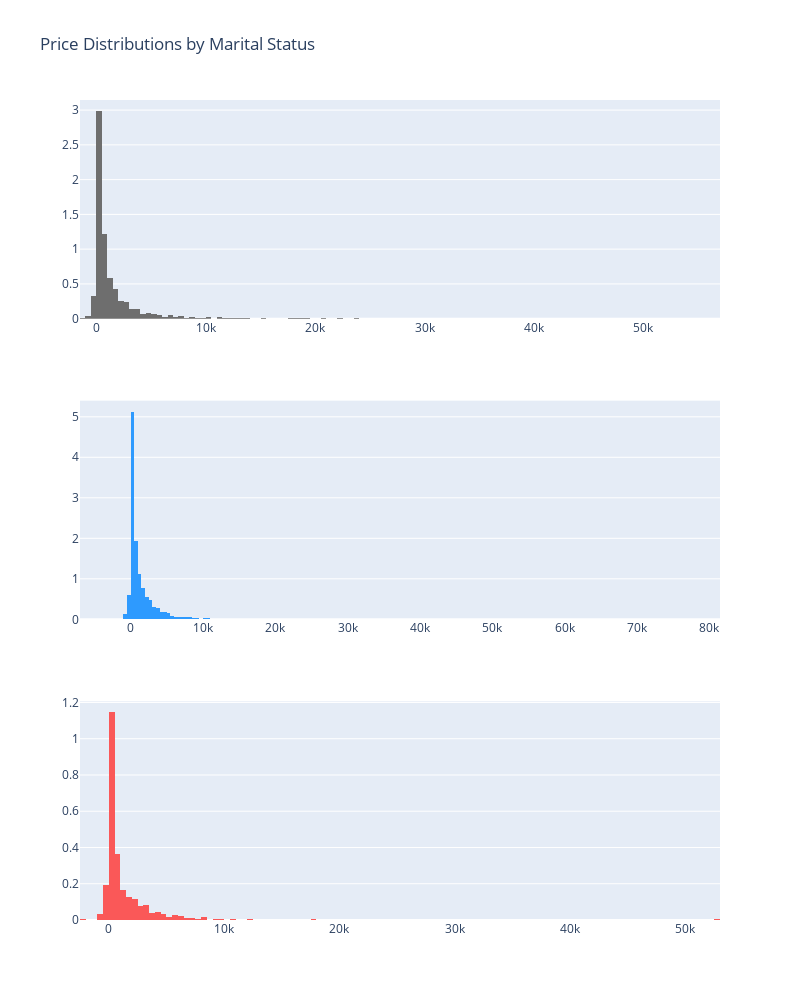

The notebook cell this image was saved under:
### Code cell
married = df['balance'].loc[df['marital'] == 'married'].values
single = df['balance'].loc[df['marital'] == 'single'].values
divorced = df['balance'].loc[df['marital'] == 'divorced'].values

married_dist = go.Histogram(
    x = married,
    histnorm = 'density',
    name = 'married',
    marker = dict(color = '#2E9AFE')
)

single_dist = go.Histogram(
    x = single,
    histnorm = 'density',
    name = 'single',
    marker = dict(color = '#6E6E6E')
)

divorced_dist = go.Histogram(
    x = divorced,
    histnorm = 'density',
    name = 'divorced',
    marker = dict(color = '#FA5858')                
)

fig = tools.make_subplots(rows = 3, print_grid = False)

fig.append_trace(single_dist, 1, 1)
fig.append_trace(married_dist, 2, 1)
fig.append_trace(divorced_dist, 3, 1)

fig['layout'].update(
    showlegend = False,
    title = 'Price Distributions by Marital Status',
    height = 1000,
    width = 800
)

iplot(fig, filename = 'custom-sized-subplot-with-subplot-titles')

### Figure 1 — Plotly figure (JSON) as saved in the notebook; plotly's stock layout.template omitted (floating-point values rounded to 4 significant figures; data arrays with more than 128 entries replaced by an {"elided": "..."} marker saying what was removed)
{"data": [{"histnorm": "density", "marker": {"color": "#6E6E6E"}, "name": "single", "type": "histogram", "x": {"elided": "3499 int values"}, "xaxis": "x", "yaxis": "y"}, {"histnorm": "density", "marker": {"color": "#2E9AFE"}, "name": "married", "type": "histogram", "x": {"elided": "6302 int values"}, "xaxis": "x2", "yaxis": "y2"}, {"histnorm": "density", "marker": {"color": "#FA5858"}, "name": "divorced", "type": "histogram", "x": {"elided": "1291 int values"}, "xaxis": "x3", "yaxis": "y3"}], "layout": {"height": 1000, "showlegend": false, "title": {"text": "Price Distributions by Marital Status"}, "width": 800, "xaxis": {"anchor": "y", "domain": [0, 1]}, "xaxis2": {"anchor": "y2", "domain": [0, 1]}, "xaxis3": {"anchor": "y3", "domain": [0, 1]}, "yaxis": {"anchor": "x", "domain": [0.7333, 1]}, "yaxis2": {"anchor": "x2", "domain": [0.3667, 0.6333]}, "yaxis3": {"anchor": "x3", "domain": [0, 0.2667]}}}
